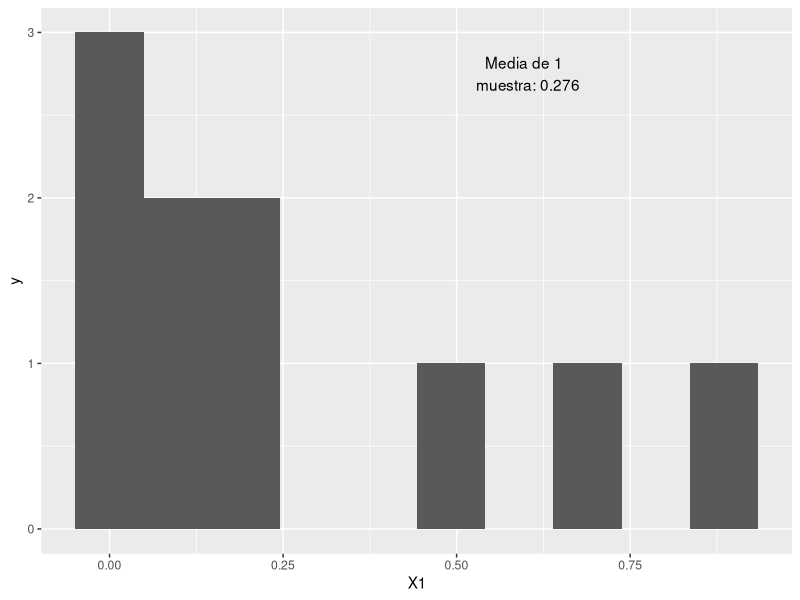
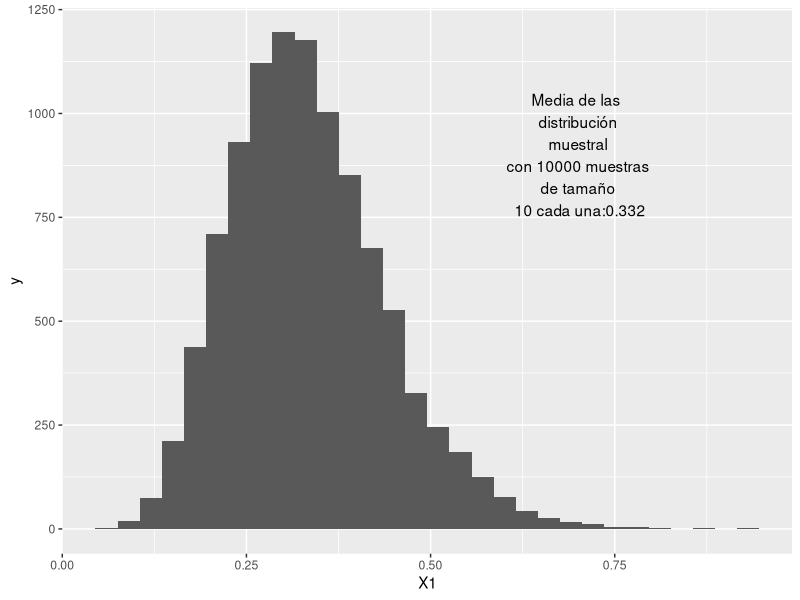
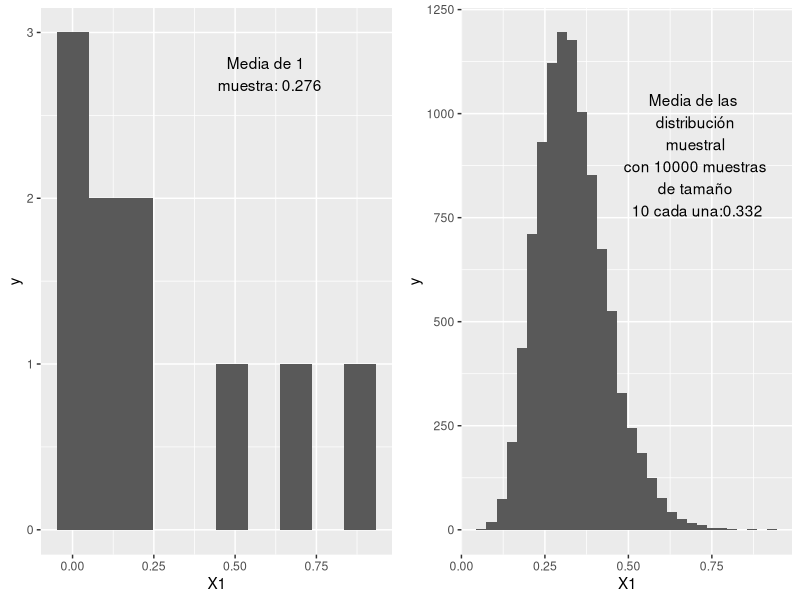
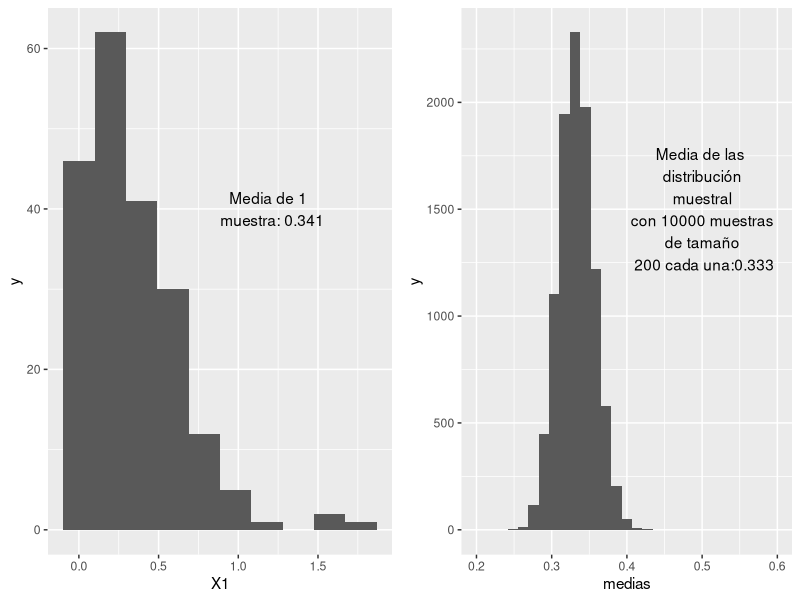

Here is the R script that generated these plots, in order:
# Practica muestral


#                     5.3 Simulación



library(dplyr)
library(tidyverse)

n <- 10 # Número de observaciones en cada muestra
r <- 10000 # Número de replicas / número de muestras a recolectar
muestras <- matrix(rexp(n*r,3),r)
muestras.df <- data.frame(t(muestras))

# Calculamos la media de cada muestra, y además la media de la población,
# que es el promedio de todas las medias muestrales:

media <- data.frame(X1=apply(muestras.df,2,mean))
media_poblacional <- mean(media$X1)


# Gráficamos la distribución de solo una muestra, X1 por ejemplo:

label.left <- paste0("Media de 1 \n muestra: ",round(media$X1[1],3))
grafica1 <- muestras.df %>%
  ggplot() + geom_histogram(aes(x=X1),bins=10) +
  annotate("text", x=0.6 , y=2.75 , label=label.left)
grafica1


# Ahora gráfiquemos la distribución de todos los promedios
# de las 10,000 muestras seleccionadas:

label.right <- paste0("Media de las \n distribución \n muestral \n con ",
                      r," muestras \n de tamaño \n 10 cada una:0.332")

grafica2 <- media %>% ggplot() +
  geom_histogram(aes(x=X1)) +
  annotate("text",x=0.7, y=900, label=label.right)
grafica2


library(cowplot)
cowplot::plot_grid(grafica1,grafica2)



n <- 200 # Número de observaciones en cada muestra
r <- 10000 # Número de replicas / número de muestras a recolectar
muestras <- matrix(rexp(n*r,3),r)
muestras.df <- data.frame(t(muestras))

media <- data.frame(X1=apply(muestras.df,2,mean))
media_poblacional <- mean(media$X1)

label.left <- paste0("Media de 1 \n muestra: ",round(media$X1[1],3))
grafica1 <- muestras.df %>% ggplot() +
  geom_histogram(aes(x=X1),bins=10) +
  annotate("text", x=1.2 , y=40 , label=label.left)

label.right <- paste0("Media de las \n distribución \n muestral \n con ", r," muestras \n de tamaño \n 200 cada una:0.333")
grafica2 <- media %>% ggplot() +
  geom_histogram(aes(x=X1)) +
  scale_x_continuous(limits = c(0.2,0.6)) +
  xlab("medias") +
  annotate("text",x=0.5, y=1500, label=label.right)

cowplot::plot_grid(grafica1,grafica2)

#------------------------------------------------
#------------------------------------------------
#------------------------------------------------
#------------------------------------------------


#                            Tarea

#Cual es la probabilidad de tener una media de 0.6 (mayor, menor o igual)


#                         Investigar:

# Valor actual Neto
# Tasa interno de retorn TIR












































































